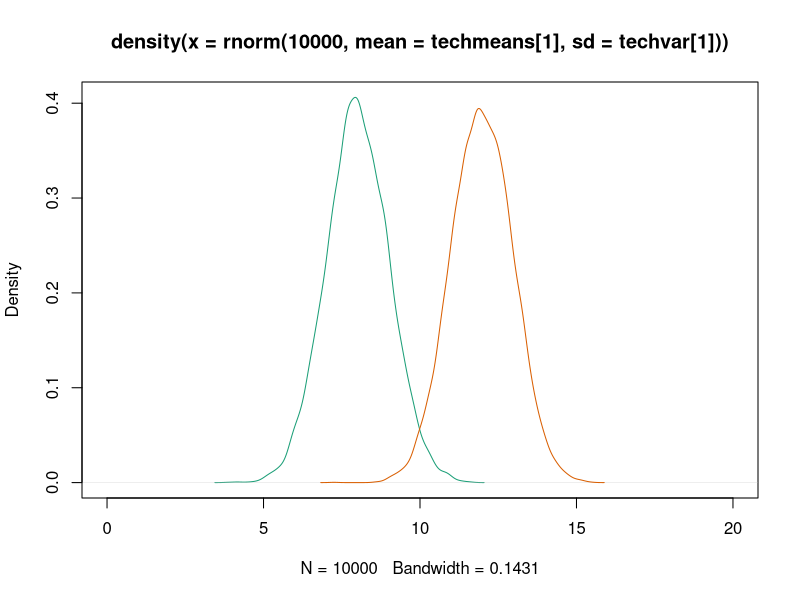
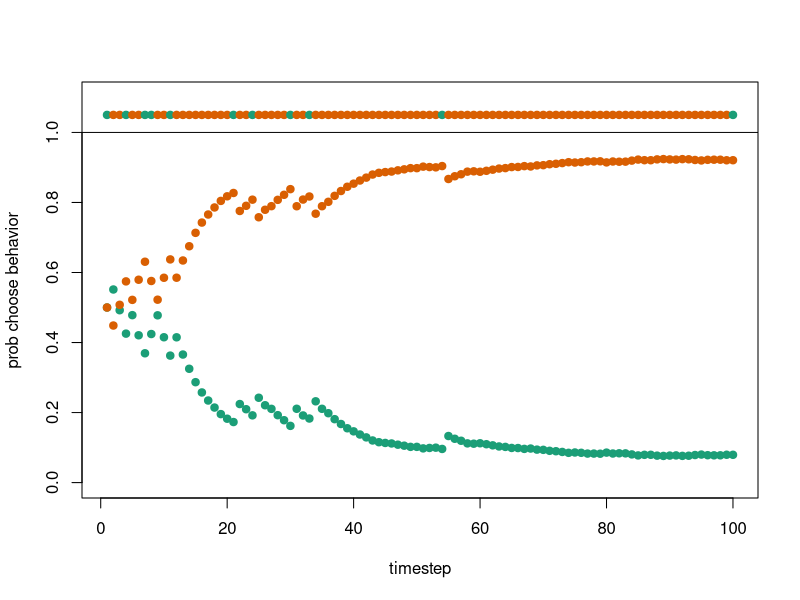
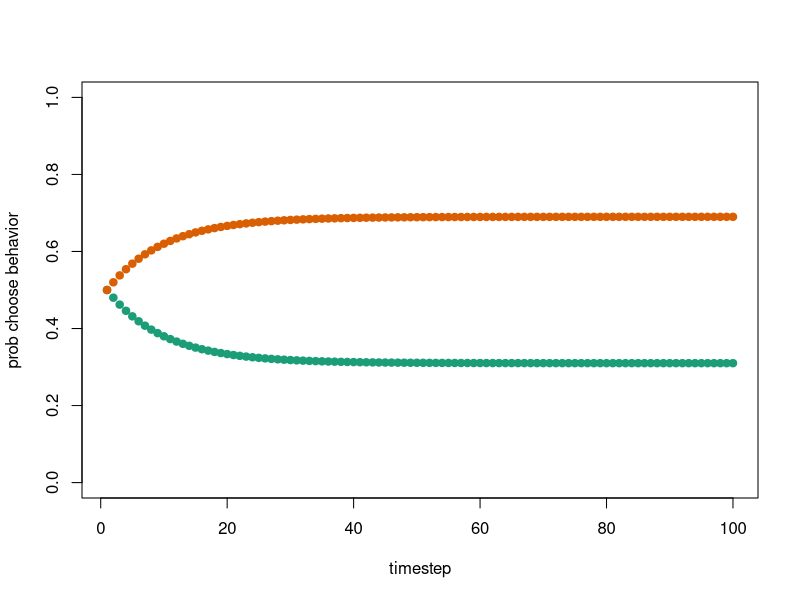
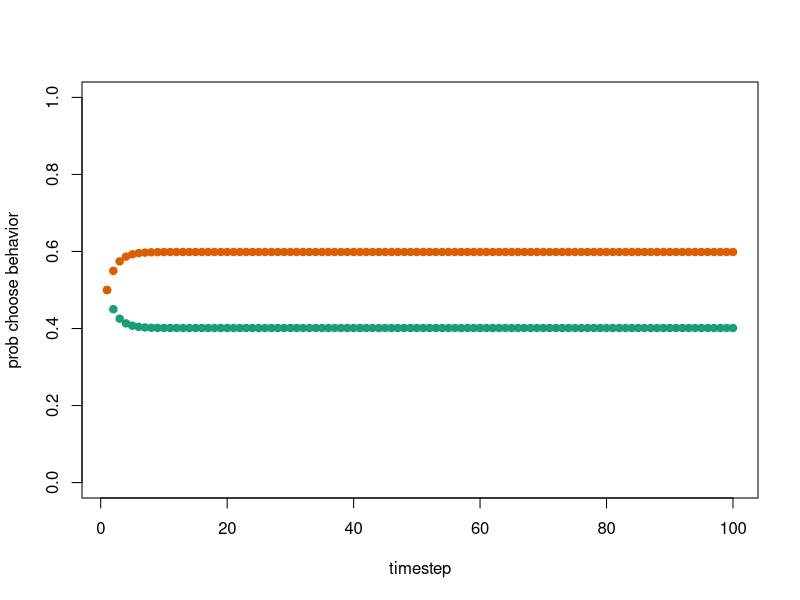
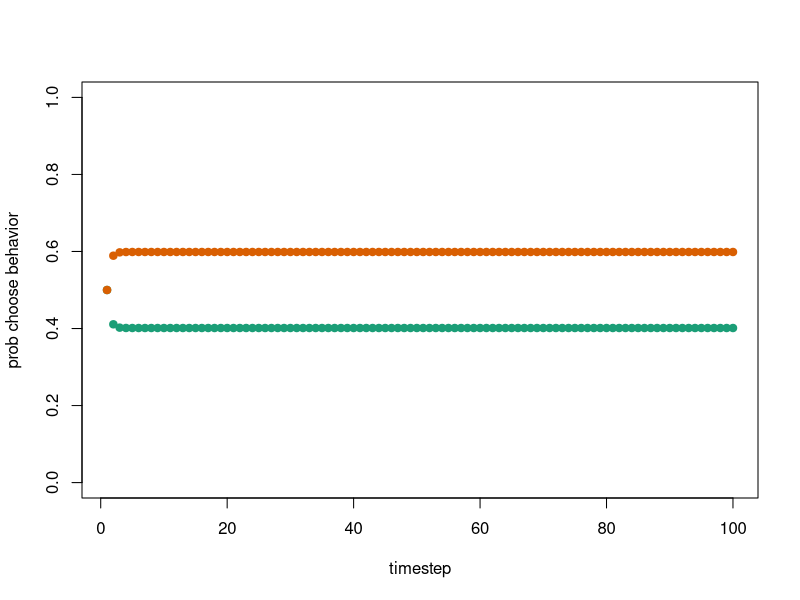
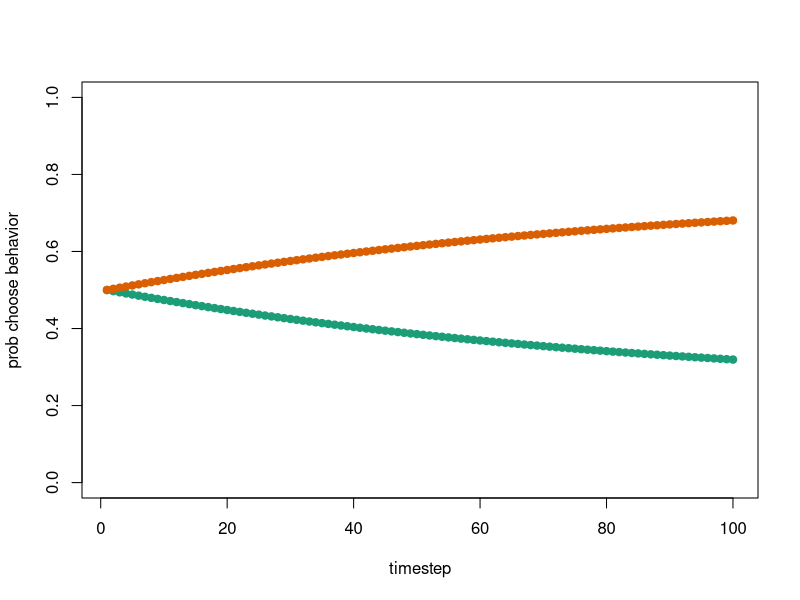
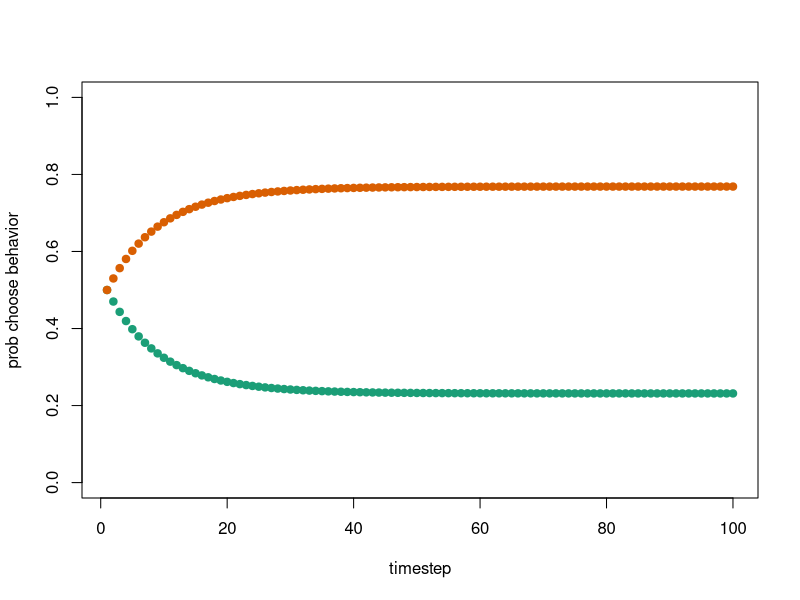
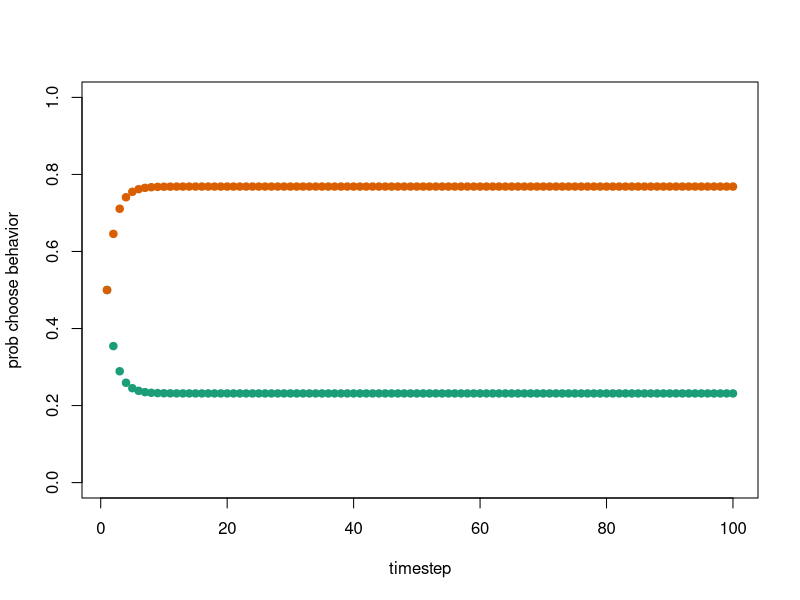

R code for these plots, in order:
###let's do an individual learning sim from first principals using EWA model.
##we can start with a continuous simulation, and add agents and heterogeneity later

######Functions

######create a softmax function to simply code
Softmax <- function(x){
  exp(x)/sum(exp(x))
}

#color palate
col.pal <- c("#1B9E77", "#D95F02")
# green (low payoff) and red (high payoff)

#simulate data set conditions
dsim <- data.frame( timestep=0 , tech=0 , payoff_i1=0 , payoff_i2=0, A1=0 , A2=0 , Pr1=0 , Pr2=0)
timesteps <- 100 # number of timesteps (t), in snail example, every interaction with a snail is a new timestep
phi <- 0.1 # low is more reliance on past memory and high is reliance on recent experience (0-1)
lambda <- 0.2 # sensitivity to differences in attraction, low is insensitive (0 is no attention to differences in attraction score, equal chance to pick each behavior), higher is more sensitive (0-infinity)
techmeans <- c(8,12) # pay offs of behaviors 1 and 2 
techvar <- c(1,1) # variance in pay offs of behavior across time steps
#visualize how hard to learn
plot(density(rnorm( 10000, mean=techmeans[1] , sd=techvar[1] ) ) ,col=col.pal[1] , xlim=c(0,20)) 
lines(density(rnorm( 10000, mean=techmeans[2] , sd=techvar[2] ) ) ,col=col.pal[2]) 

AC <- matrix(0,nrow=timesteps,ncol=2) 	

##simulated data for one discreet individual

for (t in 1:timesteps){
  prtech_i <-  Softmax(lambda*AC[t,]) #calculate probability of performing a behavior at this timestep
  tech <- sample( 1:2 , size=1 , prob=prtech_i) # sample a behavior with prtech_i
  payoff <- rnorm( 1 , mean=techmeans[tech] , sd=techvar[tech] ) #draw a behavior of tech=k with specified mean and SD, realized choice
  obs_payoffs_t <- rep(0,2) #initialize observed payoffs vector
  obs_payoffs_t[tech] <- payoff #populate with each observed payoff
  
  dsim[t,] <- c(  t , tech , obs_payoffs_t[1] , obs_payoffs_t[2] , AC[t,1] , AC[t,2] ,  prtech_i[1] , prtech_i[2] )
  
  # update attractions for next timestep t + 1, don't do on final round
   if(t<timesteps){ 
    for (k in 1:2){
      AC[t+1,k] <- (1-phi)*AC[t,k] + phi*obs_payoffs_t[k]
    }
  }
}

#below plots sim
plot(dsim$Pr1~dsim$timestep , col=col.pal[1] , pch=19 , xlab="timestep" , ylab="prob choose behavior", ylim=c(0,1.1) ) 
points(dsim$Pr2~dsim$timestep,col=col.pal[2],pch=19 )
points(rep(1.05,timesteps) ~ dsim$timestep,col=col.pal[dsim$tech],pch=19 )
abline(h=1)

####### mean dynamics of model i, no variance, just a numerical solution
dsim2 <- data.frame( timestep=0 , A1=0 , A2=0 , Pr1=0 , Pr2=0)

for (t in 1:timesteps){
  prtech_i <-  Softmax(lambda*AC[t,]) #calculate probability of performing a behavior at this timestep
  obs_payoffs_t <- techmeans #initialize observed payoffs vector

  dsim2[t,] <- c(  t , AC[t,1] , AC[t,2] ,  prtech_i[1] , prtech_i[2] )
  
  # update attractions for next timestep t + 1, don't do on final round
  if(t<timesteps){ 
    for (k in 1:2){
      AC[t+1,k] <- (1-phi)*AC[t,k] + phi*obs_payoffs_t[k]
    }
  }
}

#below plots sims
plot(dsim2$Pr1~dsim2$timestep , col=col.pal[1] , pch=19 , xlab="timestep" , ylab="prob choose behavior", ylim=c(0,1) ) 
points(dsim2$Pr2~dsim2$timestep,col=col.pal[2],pch=19 )


###lets write a simple function to plot dynamics on average

sim_reinf_learn <- function(phi,lambda){
  techmeans <- c(8,12)
  timesteps <- 100
  dsim2 <- data.frame( timestep=0 , A1=0 , A2=0 , Pr1=0 , Pr2=0)
  
  for (t in 1:timesteps){
    prtech_i <-  Softmax(lambda*AC[t,]) #calculate probability of performing a behavior at this timestep
    obs_payoffs_t <- techmeans #initialize observed payoffs vector
    dsim2[t,] <- c(  t , AC[t,1] , AC[t,2] ,  prtech_i[1] , prtech_i[2] )
    # update attractions for next timestep t + 1, don't do on final round
    if(t<timesteps){ 
      for (k in 1:2){
        AC[t+1,k] <- (1-phi)*AC[t,k] + phi*obs_payoffs_t[k]
      }
    }
  }
  #below plots sims
  plot(dsim2$Pr1~dsim2$timestep , col=col.pal[1] , pch=19 , xlab="timestep" , ylab="prob choose behavior", ylim=c(0,1) ) 
  points(dsim2$Pr2~dsim2$timestep,col=col.pal[2],pch=19 )
  
}

##run some functions to explore average dynamics across simulation space
sim_reinf_learn(phi=0.5,lambda=0.1)
sim_reinf_learn(phi=0.9,lambda=0.1)
sim_reinf_learn(phi=0.01,lambda=0.3)
sim_reinf_learn(phi=0.1,lambda=0.3)
sim_reinf_learn(phi=0.5,lambda=0.3)
sim_reinf_learn(phi=0.1,lambda=1)
sim_reinf_learn(phi=0.9,lambda=1)
